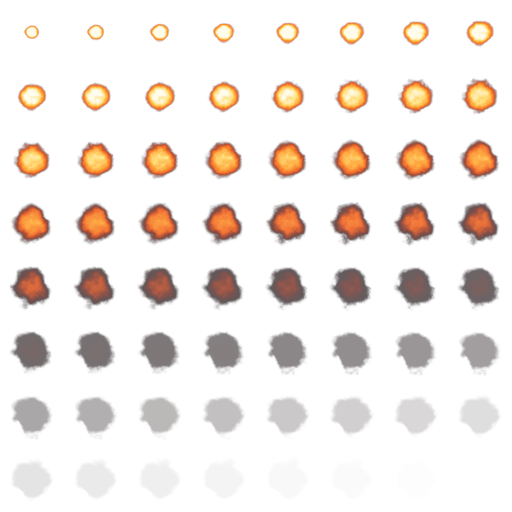
#> input picture textures/FX_FireBurst.png, 1024 x 1024 px, given in place of celestial_dragon_src.png, which was not available (shown at 1/2 size)
$ python make_hollow_dragon_tex.py
#> lines starting #> are read from the running program, lines starting #| are printed output that depends on the picture
# Hollow Dragon texture: repaints the Celestial Dragon's base color (Sketchfab, achrefrhm9, CC-BY 4.0; credit in
# CREDITS.md) from icy blue to the castle boss's plum, and turns its pale star-wing glow toward the Glitch's
# magenta static. Hue rotate of the saturated blues, a slight darken so it holds against the lit hall, 1024 px
# (Studio's limit). Source: celestial_dragon_src.png (saved from the import in Blender).
import colorsys

from PIL import Image

SRC = "celestial_dragon_src.png"
OUT = "hollow_dragon_color.png"


def main():
    img = Image.open(SRC).convert("RGB").resize((1024, 1024), Image.LANCZOS)
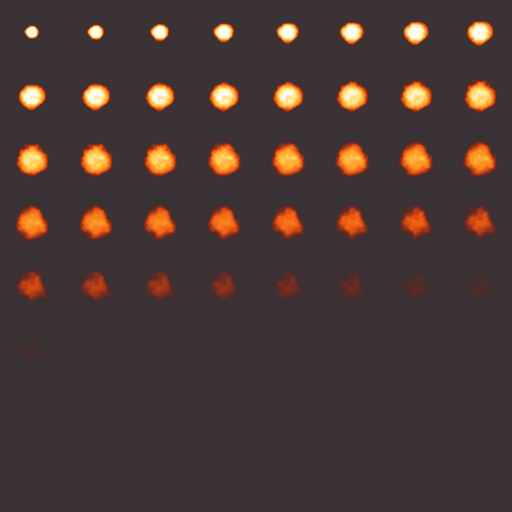
#> img: PIL image 1024x1024 RGB (shown at 1/2 size); mean R, G, B 71.6, 55.8, 52.1
    px = img.load()
    w, h = img.size
#> w = 1024; h = 1024
    for y in range(h):
        for x in range(w):
            r, g, b = (c / 255 for c in px[x, y])
            hh, ll, ss = colorsys.rgb_to_hls(r, g, b)
            deg = hh * 360
            if 170 <= deg <= 250 and ss > 0.12:
                # blue scales -> plum (~285 deg), a touch richer and darker
                hh = 285 / 360 + (deg - 210) / 360 * 0.4
                ss = min(1, ss * 1.15)
                ll = ll * 0.82
            elif (deg >= 300 or deg <= 20) and ll > 0.55:
                # the pale pink star glow on the wings -> magenta static
                hh = 312 / 360
                ss = min(1, ss * 1.4 + 0.15)
            r, g, b = colorsys.hls_to_rgb(hh % 1, ll, ss)
            px[x, y] = (int(r * 255), int(g * 255), int(b * 255))
    img.save(OUT)
    print("ok", img.size)
#| ok (1024, 1024)


if __name__ == "__main__":
    main()

$ run again, on textures/FX_FireLoop.png
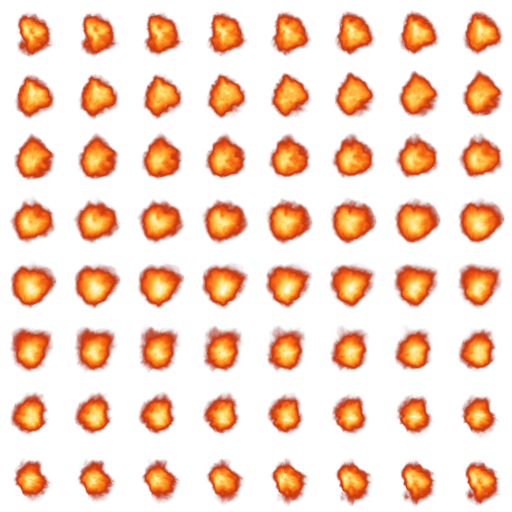
#> input picture textures/FX_FireLoop.png, 1024 x 1024 px, given in place of celestial_dragon_src.png, which was not available (shown at 1/2 size)
#> in main, `img = Image.open(SRC).convert("RGB").resize((1024, 1024), Image.LANCZOS)`:
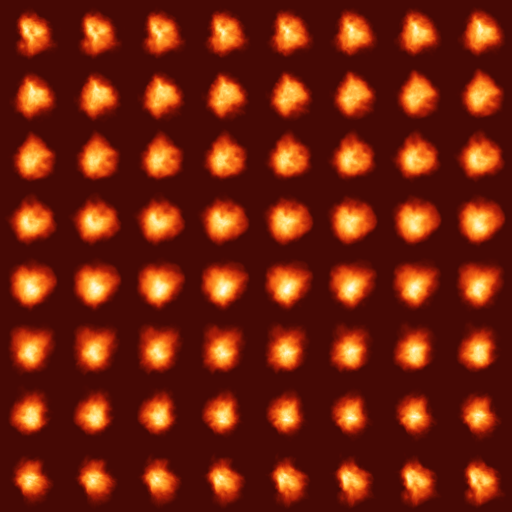
#> img: PIL image 1024x1024 RGB (shown at 1/2 size); mean R, G, B 114.5, 33.6, 11.9
#| ok (1024, 1024)

$ run again, on textures/FX_FireTrail.png
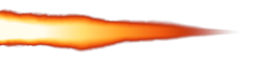
#> input picture textures/FX_FireTrail.png, 256 x 64 px, given in place of celestial_dragon_src.png, which was not available
#> in main, `img = Image.open(SRC).convert("RGB").resize((1024, 1024), Image.LANCZOS)`:
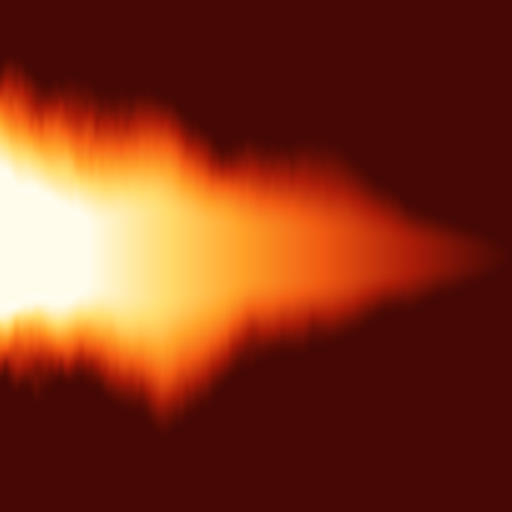
#> img: PIL image 1024x1024 RGB (shown at 1/2 size); mean R, G, B 125.9, 52.6, 27.7
#| ok (1024, 1024)
